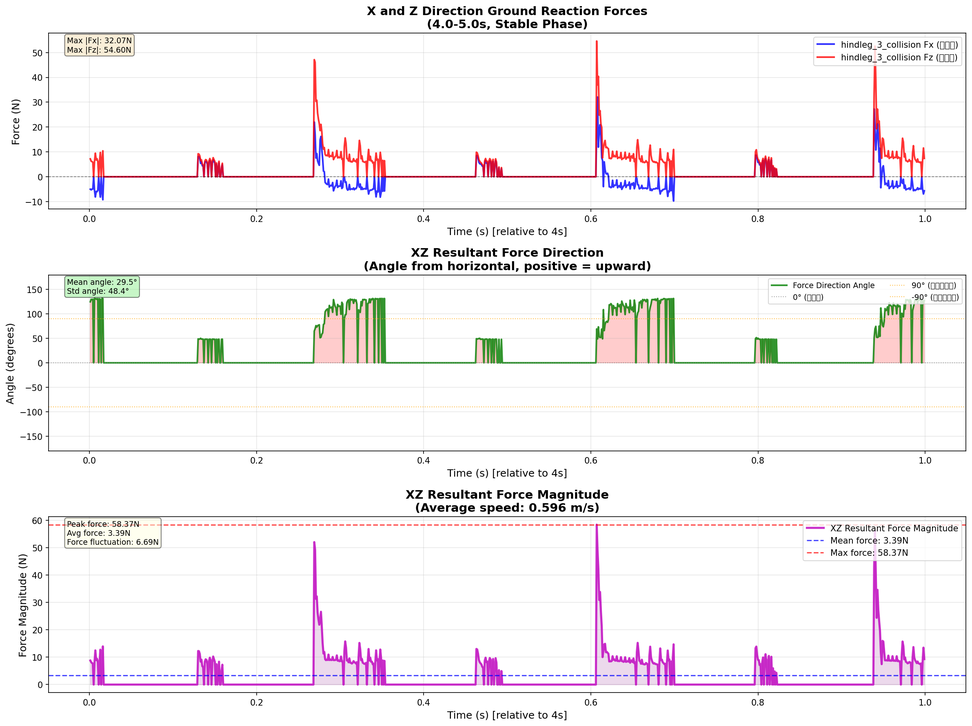
#> input picture Code/xz_force_analysis1.png, 972 x 726 px, shrunk from 2382 x 1779 before the run, given in place of torque_0.36_1.mp4, which was not available
$ python video_change_background.py
#> lines starting #> are read from the running program, lines starting #| are printed output that depends on the picture; after the words box and inside, x2 and y2 are one past the last pixel; in counts of white or black regions, pixels touching at a corner belong together; pictures that were not available may be replaced by others from this repository, and a replacement may not be noted
"""
视频背景处理程序 - 将视频中的发黄背景替换为纯白色
直接处理已合成的视频，保持主体颜色不变
"""

import cv2
import numpy as np
import os
from tqdm import tqdm


class VideoBackgroundProcessor:
    def __init__(self, input_video_path, output_video_path=None):
        """
        初始化视频背景处理器

        Args:
            input_video_path: 输入视频文件路径
            output_video_path: 输出视频文件路径（如果不指定，自动生成）
        """
        self.input_video_path = input_video_path

        if output_video_path is None:
            # 自动生成输出文件名
            dir_name = os.path.dirname(input_video_path)
            base_name = os.path.basename(input_video_path)
            name, ext = os.path.splitext(base_name)
            self.output_video_path = os.path.join(dir_name, f"{name}_white_bg{ext}")
        else:
            self.output_video_path = output_video_path

        # 默认参数
        self.white_threshold = 200  # 白色阈值
        self.feather_radius = 3     # 羽化半径
        self.smooth_edges = True    # 是否平滑边缘
        self.background_color = [255, 255, 255]  # 目标背景颜色（纯白）

        print("=" * 60)
        print("视频背景处理程序初始化")
        print("=" * 60)
        print(f"输入视频: {self.input_video_path}")
        print(f"输出视频: {self.output_video_path}")

    def set_parameters(self, **kwargs):
        """设置参数"""
        for key, value in kwargs.items():
            if hasattr(self, key):
                setattr(self, key, value)
                print(f"参数 {key} 设置为: {value}")

    def create_background_mask(self, frame, white_threshold=200, feather_radius=3):
        """
        创建背景掩码

        Args:
            frame: 输入帧
            white_threshold: 白色阈值
            feather_radius: 羽化半径

        Returns:
            bg_mask: 背景掩码（背景为1，主体为0）
            fg_mask: 前景掩码（主体为1，背景为0）
        """
        # 转换为灰度图
        gray = cv2.cvtColor(frame, cv2.COLOR_BGR2GRAY)

        # 方法1：基于灰度阈值
        mask_gray = (gray > white_threshold).astype(np.uint8) * 255

        # 方法2：基于RGB三通道（更精确）
        # 判断为背景的条件：三个通道都接近白色
        is_background = (
            (frame[:, :, 0] > white_threshold) &  # B通道
            (frame[:, :, 1] > white_threshold) &  # G通道
            (frame[:, :, 2] > white_threshold)     # R通道
        )

        # 也可以使用HSV色彩空间（可能更准确）
        # hsv = cv2.cvtColor(frame, cv2.COLOR_BGR2HSV)
        # 白色在HSV中：H任意，S较低，V较高
        # is_background = (hsv[:, :, 1] < 30) & (hsv[:, :, 2] > 200)

        mask_rgb = is_background.astype(np.uint8) * 255

        # 结合两种方法（可根据需要选择）
        mask = mask_rgb  # 使用RGB方法

        # 形态学处理，优化边缘
        kernel = np.ones((3, 3), np.uint8)

        # 先腐蚀再膨胀，去除噪点
        mask = cv2.morphologyEx(mask, cv2.MORPH_OPEN, kernel)

        # 边缘平滑
        if self.smooth_edges and feather_radius > 0:
            # 对掩码进行高斯模糊，实现边缘羽化
            ksize = feather_radius * 2 + 1
            mask_float = mask.astype(np.float32) / 255.0
            mask_float = cv2.GaussianBlur(mask_float, (ksize, ksize), 0)
            mask = (mask_float * 255).astype(np.uint8)

        # 创建前景掩码（主体区域）
        fg_mask = 255 - mask

        return mask, fg_mask

    def process_frame(self, frame):
        """
        处理单帧图像，将背景替换为纯白色

        Args:
            frame: 输入帧 (BGR格式)

        Returns:
            processed_frame: 处理后的帧
        """
        height, width = frame.shape[:2]

        # 创建背景掩码
        bg_mask, fg_mask = self.create_background_mask(
            frame,
            self.white_threshold,
            self.feather_radius
        )

        # 创建纯白背景
        white_bg = np.ones_like(frame) * 255

        # 转换为浮点数进行混合
        frame_float = frame.astype(np.float32)
        white_bg_float = white_bg.astype(np.float32)

        # 将掩码扩展到3通道
        if len(bg_mask.shape) == 2:
            bg_mask_3d = np.stack([bg_mask, bg_mask, bg_mask], axis=2)
            fg_mask_3d = np.stack([fg_mask, fg_mask, fg_mask], axis=2)
        else:
            bg_mask_3d = bg_mask
            fg_mask_3d = fg_mask

        # 归一化到0-1
        bg_mask_norm = bg_mask_3d.astype(np.float32) / 255.0
        fg_mask_norm = fg_mask_3d.astype(np.float32) / 255.0

        if self.smooth_edges:
            # 使用带羽化的混合
            # 背景区域用白色，前景区域用原图
            processed = white_bg_float * bg_mask_norm + frame_float * fg_mask_norm
        else:
            # 简单替换
            processed = np.where(bg_mask_3d > 128, white_bg_float, frame_float)

        # 确保值在有效范围内
        processed = np.clip(processed, 0, 255).astype(np.uint8)

        return processed

    def process_video(self):
        """处理整个视频"""
        print(f"\n========== 开始处理视频 ==========")

        # 打开输入视频
        cap = cv2.VideoCapture(self.input_video_path)

        if not cap.isOpened():
            raise ValueError(f"无法打开视频: {self.input_video_path}")

        # 获取视频信息
        fps = cap.get(cv2.CAP_PROP_FPS)
        width = int(cap.get(cv2.CAP_PROP_FRAME_WIDTH))
        height = int(cap.get(cv2.CAP_PROP_FRAME_HEIGHT))
        total_frames = int(cap.get(cv2.CAP_PROP_FRAME_COUNT))
        duration = total_frames / fps

        print(f"视频信息:")
        print(f"  时长: {duration:.2f}秒")
        print(f"  分辨率: {width}×{height}")
        print(f"  帧率: {fps:.2f}fps")
        print(f"  总帧数: {total_frames}")

        # 创建输出视频
        fourcc = cv2.VideoWriter_fourcc(*'mp4v')
        out = cv2.VideoWriter(
            self.output_video_path,
            fourcc,
            fps,
            (width, height)
        )

        if not out.isOpened():
            raise ValueError(f"无法创建输出视频: {self.output_video_path}")

        # 进度条
        pbar = tqdm(total=total_frames, desc="处理视频", unit="帧")

        frame_count = 0

        while True:
            ret, frame = cap.read()
            if not ret:
                break

            # 处理当前帧
            processed_frame = self.process_frame(frame)

            # 写入输出
            out.write(processed_frame)

            frame_count += 1
            pbar.update(1)

        pbar.close()

        # 释放资源
        cap.release()
        out.release()

        print(f"\n========== 视频处理完成 ==========")
        print(f"输入视频: {self.input_video_path}")
        print(f"输出视频: {self.output_video_path}")
        print(f"处理帧数: {frame_count}")
        print(f"参数设置:")
        print(f"  白色阈值: {self.white_threshold}")
        print(f"  羽化半径: {self.feather_radius}")
        print(f"  边缘平滑: {self.smooth_edges}")
        print(f"  背景颜色: 纯白 (RGB: {self.background_color[2]},{self.background_color[1]},{self.background_color[0]})")
        print("=" * 50)

    def preview_frame(self, frame_number=0):
        """
        预览单帧处理效果

        Args:
            frame_number: 要预览的帧编号
        """
        cap = cv2.VideoCapture(self.input_video_path)
        cap.set(cv2.CAP_PROP_POS_FRAMES, frame_number)
        ret, frame = cap.read()
        cap.release()

        if not ret:
            print(f"无法读取第 {frame_number} 帧")
            return

        processed = self.process_frame(frame)

        # 并排显示原图和处理后的图
        comparison = np.hstack([frame, processed])

        cv2.imshow('Original (Left) vs Processed (Right) - Press any key to continue', comparison)
        cv2.waitKey(0)
        cv2.destroyAllWindows()

    def run(self, preview=False, preview_frame=0):
        """
        运行处理

        Args:
            preview: 是否先预览效果
            preview_frame: 预览的帧编号
        """
        if preview:
            print("\n预览处理效果...")
            self.preview_frame(preview_frame)
#> in preview_frame, frame is the input picture: shape (726, 972, 3); mean B, G, R 243.7, 242.2, 245.3
#> in create_background_mask, `gray = cv2.cvtColor(frame, cv2.COLOR_BGR2GRAY)`:
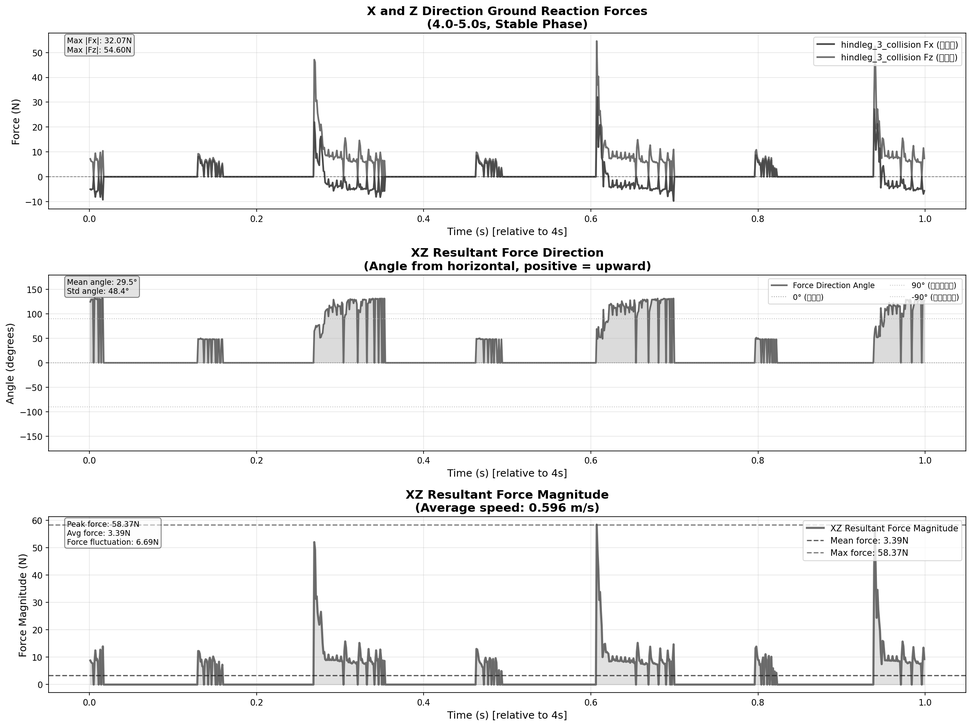
#> gray: shape (726, 972); min 0, max 255, mean 243.3
#> in create_background_mask, `mask_gray = (gray > white_threshold).astype(np.uint8) * 255`:
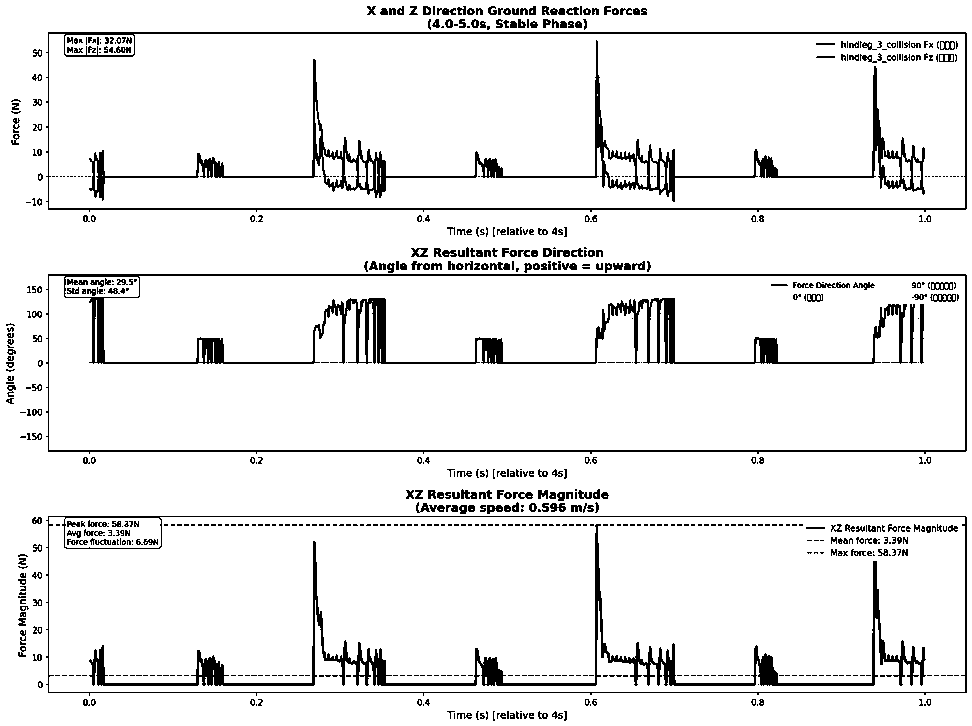
#> mask_gray: shape (726, 972); 92.6% white; 744 black regions (442 under 20 px), largest, box (x1, y1, x2, y2) and area: (46, 274, 967, 454) 12214, (89, 524, 926, 686) 8586, (89, 40, 925, 202) 8072
#> in create_background_mask, `is_background = ( (frame[:, :, 0] > white_threshold) &`: is_background: shape (726, 972) bool; 92% white; 1420 black regions (1124 under 20 px), largest, box (x1, y1, x2, y2) and area: (46, 274, 967, 454) 14822, (89, 523, 926, 686) 9097, (89, 40, 925, 202) 8412
#> in create_background_mask, `mask = cv2.morphologyEx(mask, cv2.MORPH_OPEN, kernel)`:
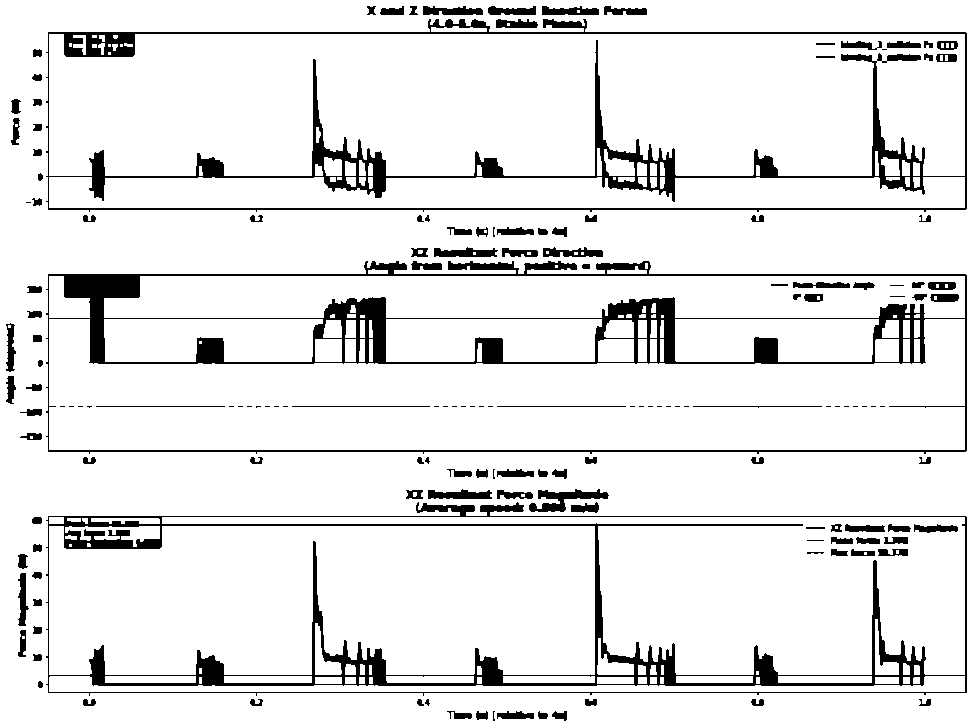
#> mask: shape (726, 972); 90.7% white; 159 black regions (40 under 20 px), largest, box (x1, y1, x2, y2) and area: (46, 261, 967, 454) 18494, (46, 502, 967, 696) 16535, (46, 19, 967, 212) 15965
#> in create_background_mask, `mask_float = cv2.GaussianBlur(mask_float, (ksize, ksize), 0)`:
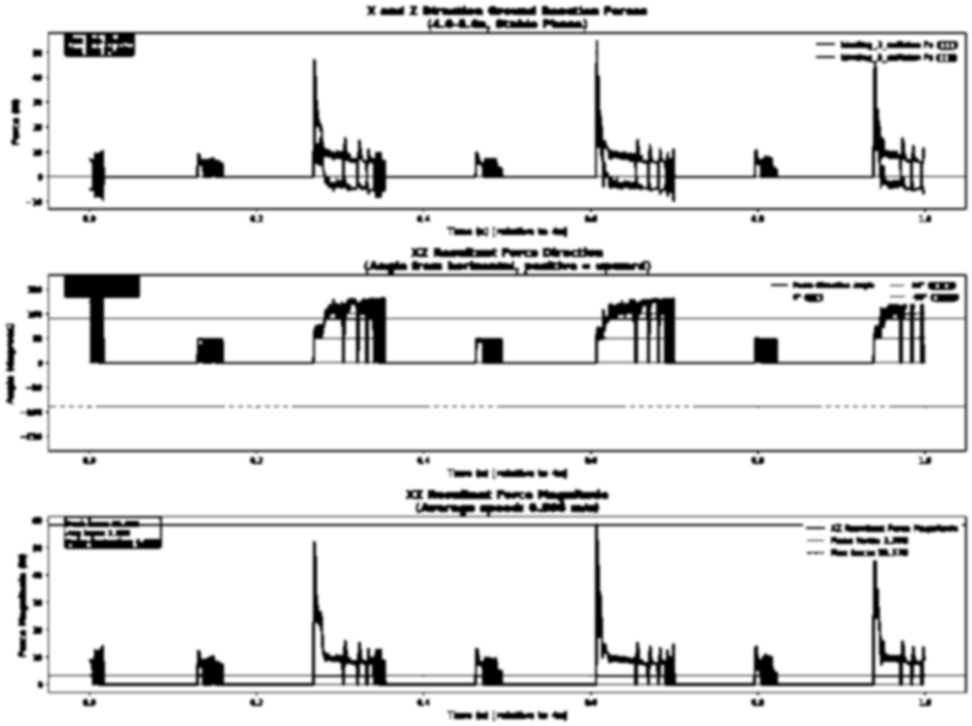
#> mask_float: shape (726, 972) float32; min 0, max 1, mean 0.907
#> in create_background_mask, `fg_mask = 255 - mask`:
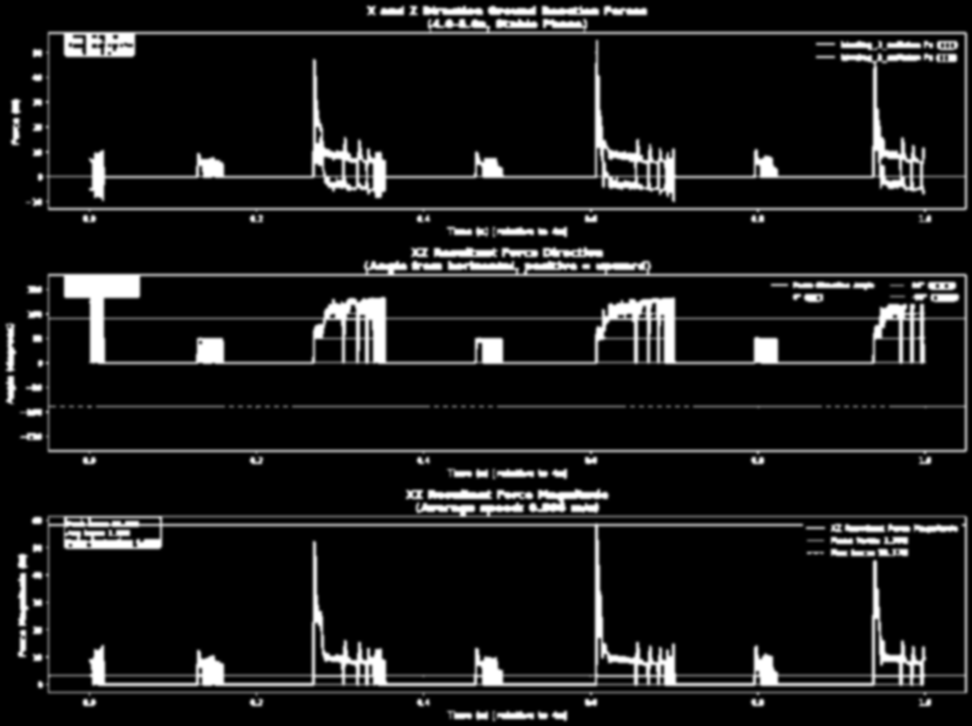
#> fg_mask: shape (726, 972); min 0, max 255, mean 23.9
#> in process_frame, `processed = white_bg_float * bg_mask_norm + frame_float * fg_mask_norm`:
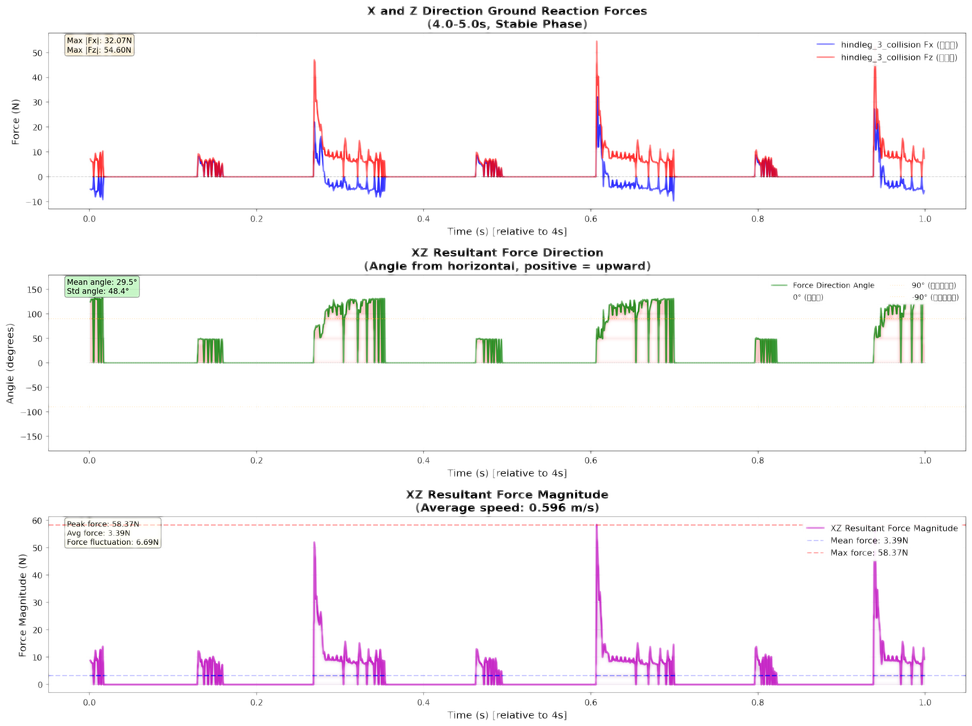
#> processed: shape (726, 972, 3) float32; mean of channels 0, 1, 2 248.6, 247.5, 249.5; drawn as B, G, R
#> in preview_frame, `comparison = np.hstack([frame, processed])`:
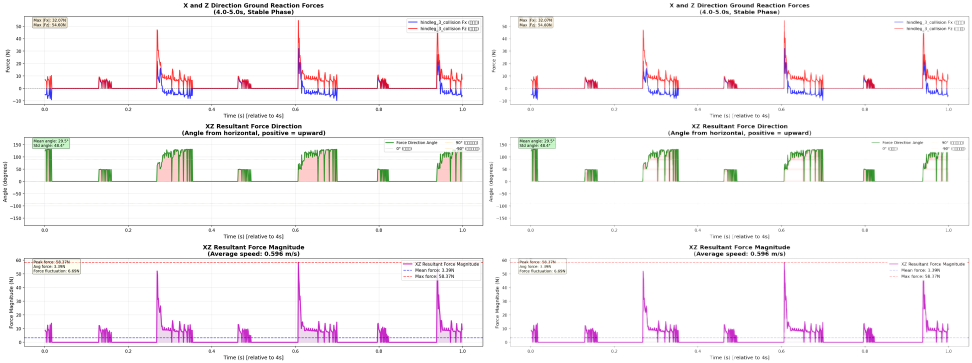
#> comparison: shape (726, 1944, 3) (shown at 1/2 size); mean B, G, R 245.7, 244.4, 247

            response = input("\n是否继续处理整个视频? (y/n): ")
#> the answer given: y
            if response.lower() != 'y':
                print("处理已取消")
                return

        self.process_video()


if __name__ == "__main__":
    # 设置输入视频路径
    input_video = r"D:\Code\Sengi-MuJoCo\Video-Matlab\BatchScan\torque_0.36_1.mp4"

    # 创建处理器
    processor = VideoBackgroundProcessor(
        input_video_path=input_video,
        output_video_path=None  # 自动生成输出文件名
    )

    # 设置参数
    processor.set_parameters(
        white_threshold=200,      # 白色阈值（调整这个值来更好地识别背景）
        feather_radius=3,         # 羽化半径（越大边缘越柔和）
        smooth_edges=True,        # 是否平滑边缘
        background_color=[255, 255, 255]  # 纯白背景
    )

    # 运行处理
    # 先预览一帧（第100帧），确认效果后再处理整个视频
    processor.run(preview=True, preview_frame=100)
